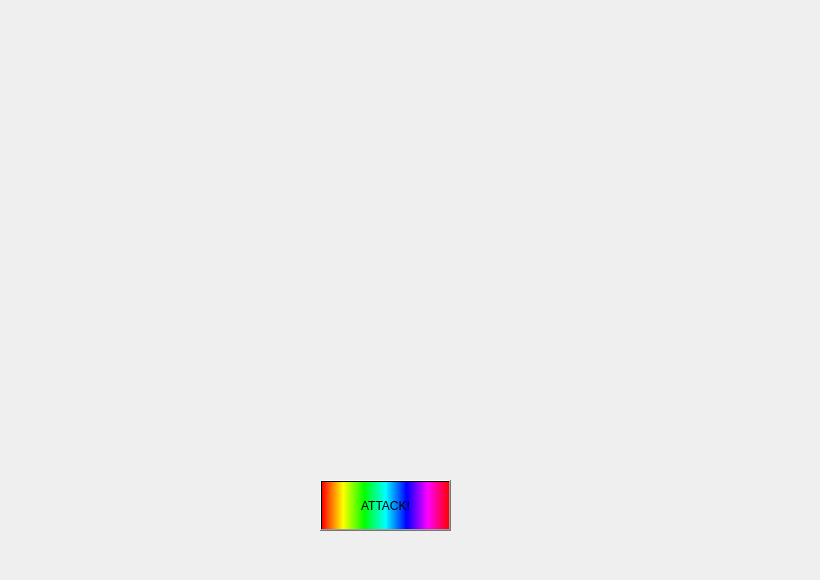
    <widget class="QWidget" name="page_2">
     <widget class="QLabel" name="label_10">
      <property name="geometry">
       <rect>
        <x>10</x>
        <y>0</y>
        <width>801</width>
        <height>571</height>
       </rect>
      </property>
      <property name="styleSheet">
       <string notr="true">background-image: url(:/images/backart.png)</string>
      </property>
      <property name="text">
       <string/>
      </property>
     </widget>
     <widget class="QLabel" name="label_12">
      <property name="geometry">
       <rect>
        <x>440</x>
        <y>40</y>
        <width>321</width>
        <height>491</height>
       </rect>
      </property>
      <property name="styleSheet">
       <string notr="true">background-image: url(:/images/artstand.png)</string>
      </property>
      <property name="text">
       <string/>
      </property>
     </widget>
     <widget class="QLabel" name="label_13">
      <property name="geometry">
       <rect>
        <x>50</x>
        <y>170</y>
        <width>321</width>
        <height>361</height>
       </rect>
      </property>
      <property name="styleSheet">
       <string notr="true">background-image: url(:/images/heroStand.png)</string>
      </property>
      <property name="text">
       <string/>
      </property>
     </widget>
     <widget class="QLabel" name="OneStand">
      <property name="geometry">
       <rect>
        <x>230</x>
        <y>270</y>
        <width>201</width>
        <height>201</height>
       </rect>
      </property>
      <property name="mouseTracking">
       <bool>false</bool>
      </property>
      <property name="tabletTracking">
       <bool>false</bool>
      </property>
      <property name="styleSheet">
       <string notr="true"/>
      </property>
      <property name="text">
       <string/>
      </property>
      <property name="scaledContents">
       <bool>false</bool>
      </property>
      <property name="wordWrap">
       <bool>false</bool>
      </property>
      <property name="openExternalLinks">
       <bool>false</bool>
      </property>
     </widget>
     <widget class="QLabel" name="fiveStand">
      <property name="geometry">
       <rect>
        <x>210</x>
        <y>270</y>
        <width>281</width>
        <height>161</height>
       </rect>
      </property>
      <property name="mouseTracking">
       <bool>false</bool>
      </property>
      <property name="tabletTracking">
       <bool>false</bool>
      </property>
      <property name="styleSheet">
       <string notr="true"/>
      </property>
      <property name="text">
       <string/>
      </property>
      <property name="scaledContents">
       <bool>false</bool>
      </property>
      <property name="wordWrap">
       <bool>false</bool>
      </property>
      <property name="openExternalLinks">
       <bool>false</bool>
      </property>
     </widget>
     <widget class="QLabel" name="twoStand">
      <property name="geometry">
       <rect>
        <x>200</x>
        <y>230</y>
        <width>311</width>
        <height>201</height>
       </rect>
      </property>
      <property name="mouseTracking">
       <bool>false</bool>
      </property>
      <property name="tabletTracking">
       <bool>false</bool>
      </property>
      <property name="styleSheet">
       <string notr="true"/>
      </property>
      <property name="text">
       <string/>
      </property>
      <property name="scaledContents">
       <bool>false</bool>
      </property>
      <property name="wordWrap">
       <bool>false</bool>
      </property>
      <property name="openExternalLinks">
       <bool>false</bool>
      </property>
     </widget>
     <widget class="QLabel" name="WandStand">
      <property name="geometry">
       <rect>
        <x>250</x>
        <y>280</y>
        <width>231</width>
        <height>161</height>
       </rect>
      </property>
      <property name="mouseTracking">
       <bool>false</bool>
      </property>
      <property name="tabletTracking">
       <bool>false</bool>
      </property>
      <property name="styleSheet">
       <string notr="true"/>
      </property>
      <property name="text">
       <string/>
      </property>
      <property name="scaledContents">
       <bool>false</bool>
      </property>
      <property name="wordWrap">
       <bool>false</bool>
      </property>
      <property name="openExternalLinks">
       <bool>false</bool>
      </property>
     </widget>
     <widget class="QLabel" name="Hero_HP">
      <property name="geometry">
       <rect>
        <x>130</x>
        <y>140</y>
        <width>141</width>
        <height>51</height>
       </rect>
      </property>
      <property name="styleSheet">
       <string notr="true">color: rgb(255, 0, 4);
font: 600 14pt &quot;Segoe UI&quot;;</string>
      </property>
      <property name="text">
       <string>&lt;html&gt;&lt;head/&gt;&lt;body&gt;&lt;p&gt;&lt;span style=&quot; font-weight:700; color:#ff0004;&quot;&gt;&lt;br/&gt;&lt;/span&gt;&lt;/p&gt;&lt;/body&gt;&lt;/html&gt;</string>
      </property>
     </widget>
     <widget class="QLabel" name="Enemy_HP">
      <property name="geometry">
       <rect>
        <x>530</x>
        <y>80</y>
        <width>141</width>
        <height>51</height>
       </rect>
      </property>
      <property name="styleSheet">
       <string notr="true">color: rgb(255, 0, 4);
font: 600 14pt &quot;Segoe UI&quot;;</string>
      </property>
      <property name="text">
       <string>&lt;html&gt;&lt;head/&gt;&lt;body&gt;&lt;p&gt;&lt;br/&gt;&lt;/p&gt;&lt;/body&gt;&lt;/html&gt;</string>
      </property>
     </widget>
     <widget class="QPushButton" name="AttackButton">
      <property name="geometry">
       <rect>
        <x>320</x>
        <y>480</y>
        <width>131</width>
        <height>51</height>
       </rect>
      </property>
      <property name="cursor">
       <cursorShape>PointingHandCursor</cursorShape>
      </property>
      <property name="styleSheet">
       <string notr="true">background-color: qlineargradient(spread:pad, x1:0, y1:0, x2:1, y2:0, stop:0 rgba(255, 0, 0, 255), stop:0.166 rgba(255, 255, 0, 255), stop:0.333 rgba(0, 255, 0, 255), stop:0.5 rgba(0, 255, 255, 255), stop:0.666 rgba(0, 0, 255, 255), stop:0.833 rgba(255, 0, 255, 255), stop:1 rgba(255, 0, 0, 255));</string>
      </property>
      <property name="text">
       <string>ATTACK!</string>
      </property>
     </widget>
     <zorder>label_10</zorder>
     <zorder>label_12</zorder>
     <zorder>OneStand</zorder>
     <zorder>fiveStand</zorder>
     <zorder>twoStand</zorder>
     <zorder>WandStand</zorder>
     <zorder>label_13</zorder>
     <zorder>Hero_HP</zorder>
     <zorder>Enemy_HP</zorder>
     <zorder>AttackButton</zorder>
    </widget>
